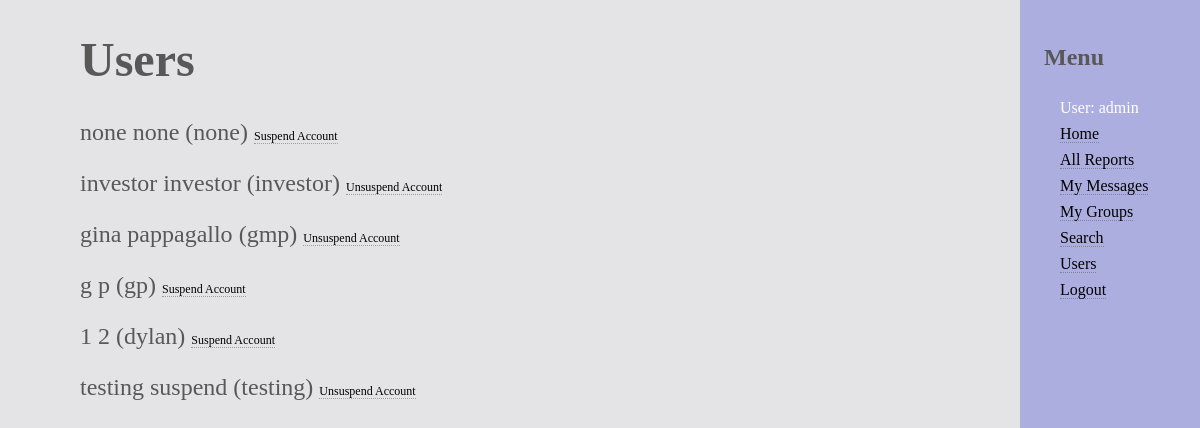
The app's page /catalog/users/ (signed in), older data.
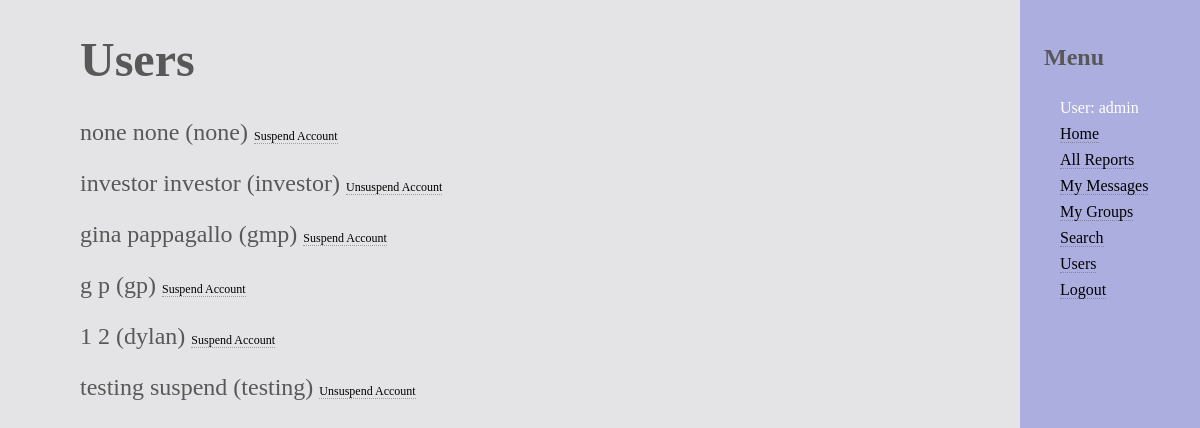
The same page, newer data.
### catalog/models.py (models this page shows, shortened)
class User(AbstractUser):
	username = models.CharField(max_length=200, default="none", unique=True)
	password = models.CharField(max_length=200, default="none")
	first_name = models.CharField(max_length=200, default="none")
	last_name = models.CharField(max_length=200, default="none")
	company = models.CharField(max_length=200, default="none")
	email = models.EmailField(max_length=200, default="none")
	user_type = models.CharField(max_length=10, default=1)
	is_suspended = models.BooleanField(default = False)

### catalog/views.py (the view)
def users(request):
	data = User.objects.all()
	return render(
		request,
		'users.html',
		{'data' : data,},
	)

### catalog/templates/users.html (shortened to what this page needs)
{% extends "base_generic.html" %}
  {% load static %}
{% block content %}
<body>
	{% load static %}
	<h1>Users</h1>
	{% if user.is_authenticated %}
		{% if data %}
			{% for user in data %}
			{% if user.username != 'admin' %}
			<p>{{user.first_name}} {{user.last_name}} ({{user.username}})
					{% if user.is_suspended == False %}<a href="{% url 'suspend' uname=user.username%}" style="font-size: 0.5em">Suspend Account</a>
					{% else %}<a href="{% url 'suspend' uname=user.username%}" style="font-size: 0.5em">Unsuspend Account</a>{% endif %}</p>
			{% endif %}
			{% endfor %}
		{% else %}
		<p> No available users </p>
		{% endif %}
  	{% endif %}
</body>
{% endblock %}

Row changes from the older to the newer data that the page shows:
changed User "gina": is_suspended "Unsuspend Account" → "Suspend Account"
